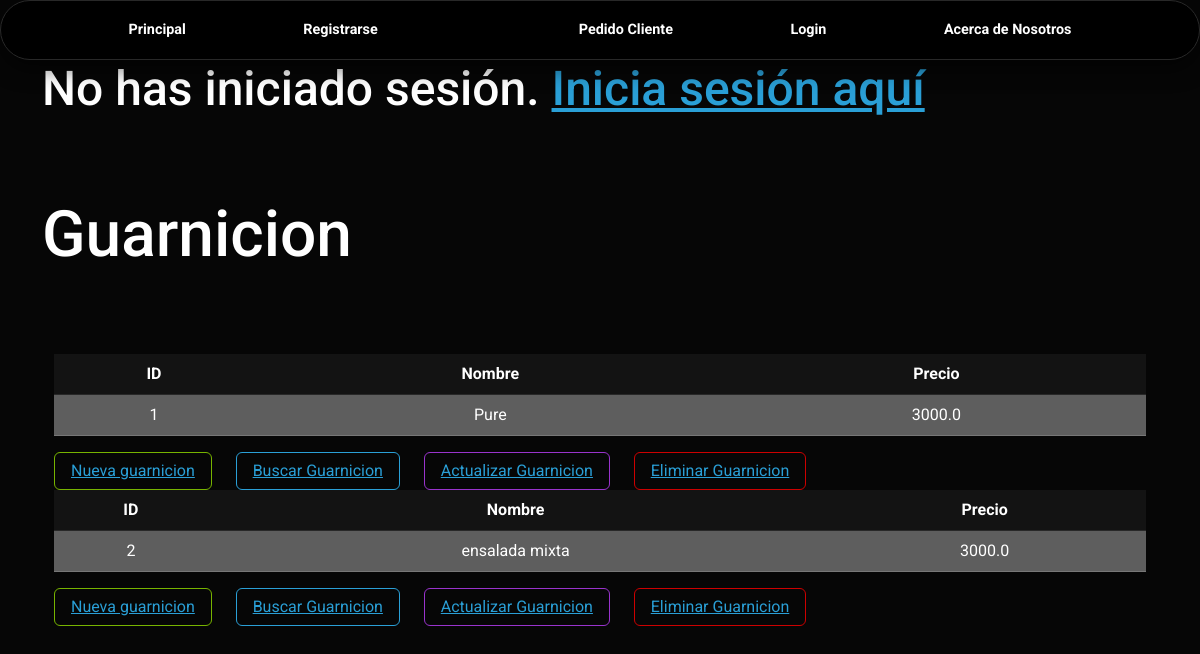
Screenshot of /guarniciones/ with the database file from the repository.
### App/models.py (models this page shows, shortened)
class Guarnicion(models.Model):
    nombre = models.CharField(max_length=50)
    precio = models.FloatField()

### App/views.py (the view)
# urls.py: path('guarniciones/', views.mostrar_guarnicion, name='Guarnicion'),
def mostrar_guarnicion(request):
    guarnicion = Guarnicion.objects.all()
    context = {'guarnicion': guarnicion}
    return render(request, 'App/Guarnicion.html', context)

### App/templates/App/Guarnicion.html (shortened to what this page needs)
{% extends 'App/base.html' %}
{% load static %}
{% block codigoDinamico %}
<div class="container"transition-style="in:wipe:up">
    <h1> Guarnicion </h1> <br> <br> <br>
    {% for guarnicion in guarnicion %}
    <div class="container"transition-style="in:wipe:up">
        <table class="table table-hover text-center">
            <tbody>
                <th scope="col">ID</th>
                <th scope="col">Nombre</th>
                <th scope="col">Precio</th>
                <tr class="table-secondary text-center">
                    <td>{{ guarnicion.id }}</td>
                    <td>{{ guarnicion.nombre }}</td>
                    <td>{{ guarnicion.precio }}</td>
                </tr>
            </tbody>
        </table>
    </div>
    <div class="container">
        <button type="button" class="btn btn-outline-success">
            <a href="{% url 'Crear Guarnicion' %}">Nueva guarnicion</a>
        </button> &nbsp; &nbsp;&nbsp;
        <button type="button" class="btn btn-outline-primary">
            <a href="{% url 'Buscar Guarnicion' %}">Buscar Guarnicion</a>
        </button> &nbsp; &nbsp;&nbsp;
        <button type="button" class="btn btn-outline-info">
            <a href="{% url 'Actualizar Guarnicion' guarnicion_id=guarnicion.id %}">Actualizar Guarnicion</a>
        </button> &nbsp; &nbsp;&nbsp;
        <button type="button" class="btn btn-outline-danger">
            <a href="{% url 'Eliminar Guarnicion' guarnicion_id=guarnicion.id %}">Eliminar Guarnicion</a>
        </button> &nbsp; &nbsp;&nbsp;
    </div>
    {% endfor %}
</div>
{% endblock %}

### rows the page displays
Guarnicion: id "1", nombre "Pure", precio "3000.0"
Guarnicion: id "2", nombre "ensalada mixta", precio "3000.0"
